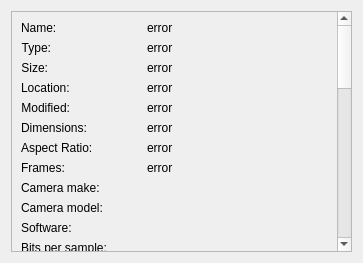
<?xml version="1.0" encoding="UTF-8"?>
<ui version="4.0">
 <class>QVInfoDialog</class>
 <widget class="QDialog" name="QVInfoDialog">
  <property name="geometry">
   <rect>
    <x>0</x>
    <y>0</y>
    <width>363</width>
    <height>263</height>
   </rect>
  </property>
  <property name="sizePolicy">
   <sizepolicy hsizetype="Preferred" vsizetype="Preferred">
    <horstretch>0</horstretch>
    <verstretch>0</verstretch>
   </sizepolicy>
  </property>
  <property name="maximumSize">
   <size>
    <width>500</width>
    <height>600</height>
   </size>
  </property>
  <property name="windowTitle">
   <string>File Info</string>
  </property>
  <layout class="QVBoxLayout" name="verticalLayout">
   <item>
    <widget class="QScrollArea" name="scrollArea">
     <property name="sizePolicy">
      <sizepolicy hsizetype="Expanding" vsizetype="Expanding">
       <horstretch>0</horstretch>
       <verstretch>0</verstretch>
      </sizepolicy>
     </property>
     <property name="maximumSize">
      <size>
       <width>500</width>
       <height>16777215</height>
      </size>
     </property>
     <property name="horizontalScrollBarPolicy">
      <enum>Qt::ScrollBarPolicy::ScrollBarAsNeeded</enum>
     </property>
     <property name="sizeAdjustPolicy">
      <enum>QAbstractScrollArea::SizeAdjustPolicy::AdjustToContents</enum>
     </property>
     <property name="widgetResizable">
      <bool>true</bool>
     </property>
     <property name="alignment">
      <set>Qt::AlignmentFlag::AlignLeading|Qt::AlignmentFlag::AlignLeft|Qt::AlignmentFlag::AlignVCenter</set>
     </property>
     <widget class="QWidget" name="scrollAreaWidgetContents">
      <property name="geometry">
       <rect>
        <x>0</x>
        <y>0</y>
        <width>337</width>
        <height>982</height>
       </rect>
      </property>
      <property name="maximumSize">
       <size>
        <width>16777215</width>
        <height>16777215</height>
       </size>
      </property>
      <layout class="QFormLayout" name="formLayout">
       <property name="sizeConstraint">
        <enum>QLayout::SizeConstraint::SetDefaultConstraint</enum>
       </property>
       <property name="rowWrapPolicy">
        <enum>QFormLayout::RowWrapPolicy::DontWrapRows</enum>
       </property>
       <property name="rightMargin">
        <number>20</number>
       </property>
       <item row="0" column="0">
        <widget class="QLabel" name="label">
         <property name="text">
          <string>Name:</string>
         </property>
        </widget>
       </item>
       <item row="0" column="1">
        <widget class="QLabel" name="nameLabel">
         <property name="cursor">
          <cursorShape>IBeamCursor</cursorShape>
         </property>
         <property name="text">
          <string>error</string>
         </property>
         <property name="textInteractionFlags">
          <set>Qt::TextInteractionFlag::TextSelectableByMouse</set>
         </property>
        </widget>
       </item>
       <item row="1" column="0">
        <widget class="QLabel" name="label1">
         <property name="sizePolicy">
          <sizepolicy hsizetype="Preferred" vsizetype="Maximum">
           <horstretch>0</horstretch>
           <verstretch>0</verstretch>
          </sizepolicy>
         </property>
         <property name="text">
          <string>Type:</string>
         </property>
         <property name="alignment">
          <set>Qt::AlignmentFlag::AlignRight|Qt::AlignmentFlag::AlignTrailing|Qt::AlignmentFlag::AlignVCenter</set>
         </property>
        </widget>
       </item>
       <item row="1" column="1">
        <widget class="QLabel" name="typeLabel">
         <property name="cursor">
          <cursorShape>IBeamCursor</cursorShape>
         </property>
         <property name="text">
          <string>error</string>
         </property>
         <property name="textInteractionFlags">
          <set>Qt::TextInteractionFlag::TextSelectableByMouse</set>
         </property>
        </widget>
       </item>
       <item row="2" column="0">
        <widget class="QLabel" name="label2">
         <property name="sizePolicy">
          <sizepolicy hsizetype="Preferred" vsizetype="Maximum">
           <horstretch>0</horstretch>
           <verstretch>0</verstretch>
          </sizepolicy>
         </property>
         <property name="text">
          <string>Size:</string>
         </property>
         <property name="alignment">
          <set>Qt::AlignmentFlag::AlignRight|Qt::AlignmentFlag::AlignTrailing|Qt::AlignmentFlag::AlignVCenter</set>
         </property>
        </widget>
       </item>
       <item row="2" column="1">
        <widget class="QLabel" name="sizeLabel">
         <property name="cursor">
          <cursorShape>IBeamCursor</cursorShape>
         </property>
         <property name="text">
          <string>error</string>
         </property>
         <property name="textInteractionFlags">
          <set>Qt::TextInteractionFlag::TextSelectableByMouse</set>
         </property>
        </widget>
       </item>
       <item row="3" column="0">
        <widget class="QLabel" name="label6">
         <property name="text">
          <string>Location:</string>
         </property>
        </widget>
       </item>
       <item row="3" column="1">
        <widget class="QLabel" name="locationLabel">
         <property name="cursor">
          <cursorShape>IBeamCursor</cursorShape>
         </property>
         <property name="text">
          <string>error</string>
         </property>
         <property name="textInteractionFlags">
          <set>Qt::TextInteractionFlag::TextSelectableByMouse</set>
         </property>
        </widget>
       </item>
       <item row="4" column="0">
        <widget class="QLabel" name="label3">
         <property name="sizePolicy">
          <sizepolicy hsizetype="Preferred" vsizetype="Maximum">
           <horstretch>0</horstretch>
           <verstretch>0</verstretch>
          </sizepolicy>
         </property>
         <property name="text">
          <string>Modified:</string>
         </property>
         <property name="alignment">
          <set>Qt::AlignmentFlag::AlignRight|Qt::AlignmentFlag::AlignTrailing|Qt::AlignmentFlag::AlignVCenter</set>
         </property>
        </widget>
       </item>
       <item row="4" column="1">
        <widget class="QLabel" name="modifiedLabel">
         <property name="cursor">
          <cursorShape>IBeamCursor</cursorShape>
         </property>
         <property name="text">
          <string>error</string>
         </property>
         <property name="textInteractionFlags">
          <set>Qt::TextInteractionFlag::TextSelectableByMouse</set>
         </property>
        </widget>
       </item>
       <item row="5" column="0">
        <widget class="QLabel" name="label4">
         <property name="text">
          <string>Dimensions:</string>
         </property>
        </widget>
       </item>
       <item row="5" column="1">
        <widget class="QLabel" name="dimensionsLabel">
         <property name="cursor">
          <cursorShape>IBeamCursor</cursorShape>
         </property>
         <property name="text">
          <string>error</string>
         </property>
         <property name="textInteractionFlags">
          <set>Qt::TextInteractionFlag::TextSelectableByMouse</set>
         </property>
        </widget>
       </item>
       <item row="6" column="0">
        <widget class="QLabel" name="label5">
         <property name="text">
          <string>Aspect Ratio:</string>
         </property>
        </widget>
       </item>
       <item row="6" column="1">
        <widget class="QLabel" name="ratioLabel">
         <property name="cursor">
          <cursorShape>IBeamCursor</cursorShape>
         </property>
         <property name="text">
          <string>error</string>
         </property>
         <property name="textInteractionFlags">
          <set>Qt::TextInteractionFlag::TextSelectableByMouse</set>
         </property>
        </widget>
       </item>
       <item row="7" column="0">
        <widget class="QLabel" name="framesLabel2">
         <property name="text">
          <string>Frames:</string>
         </property>
        </widget>
       </item>
       <item row="7" column="1">
        <widget class="QLabel" name="framesLabel">
         <property name="cursor">
          <cursorShape>IBeamCursor</cursorShape>
         </property>
         <property name="text">
          <string>error</string>
         </property>
         <property name="textInteractionFlags">
          <set>Qt::TextInteractionFlag::TextSelectableByMouse</set>
         </property>
        </widget>
       </item>
       <item row="8" column="0">
        <widget class="QLabel" name="label_5">
         <property name="text">
          <string>Camera make:</string>
         </property>
        </widget>
       </item>
       <item row="8" column="1">
        <widget class="QLabel" name="label_camera_make">
         <property name="text">
          <string/>
         </property>
        </widget>
       </item>
       <item row="9" column="0">
        <widget class="QLabel" name="label_6">
         <property name="text">
          <string>Camera model:</string>
         </property>
        </widget>
       </item>
       <item row="9" column="1">
        <widget class="QLabel" name="label_camera_model">
         <property name="text">
          <string/>
         </property>
        </widget>
       </item>
       <item row="10" column="0">
        <widget class="QLabel" name="label_7">
         <property name="text">
          <string>Software:</string>
         </property>
        </widget>
       </item>
       <item row="10" column="1">
        <widget class="QLabel" name="label_software">
         <property name="text">
          <string/>
         </property>
        </widget>
       </item>
       <item row="11" column="0">
        <widget class="QLabel" name="label_8">
         <property name="text">
          <string>Bits per sample:</string>
         </property>
        </widget>
       </item>
       <item row="11" column="1">
        <widget class="QLabel" name="label_bits_per_sample">
         <property name="text">
          <string/>
         </property>
        </widget>
       </item>
       <item row="12" column="0">
        <widget class="QLabel" name="label_9">
         <property name="text">
          <string>Image description:</string>
         </property>
        </widget>
       </item>
       <item row="12" column="1">
        <widget class="QLabel" name="label_description">
         <property name="text">
          <string/>
         </property>
        </widget>
       </item>
       <item row="13" column="0">
        <widget class="QLabel" name="label_10">
         <property name="text">
          <string>Image copyright:</string>
         </property>
        </widget>
       </item>
       <item row="13" column="1">
        <widget class="QLabel" name="label_copyright">
         <property name="text">
          <string/>
         </property>
        </widget>
       </item>
       <item row="14" column="0">
        <widget class="QLabel" name="label_11">
         <property name="text">
          <string>Image date/time:</string>
         </property>
        </widget>
       </item>
       <item row="14" column="1">
        <widget class="QLabel" name="l_image_time">
         <property name="text">
          <string/>
         </property>
        </widget>
       </item>
       <item row="15" column="0">
        <widget class="QLabel" name="label_12">
         <property name="text">
          <string>Original date/time:</string>
         </property>
        </widget>
       </item>
       <item row="15" column="1">
        <widget class="QLabel" name="label_original_time">
         <property name="text">
          <string/>
         </property>
        </widget>
       </item>
       <item row="16" column="0">
        <widget class="QLabel" name="label_13">
         <property name="text">
          <string>Digitize date/time:</string>
         </property>
        </widget>
       </item>
       <item row="16" column="1">
        <widget class="QLabel" name="label_digitize_time">
         <property name="text">
          <string/>
         </property>
        </widget>
       </item>
       <item row="17" column="0">
        <widget class="QLabel" name="label_14">
         <property name="text">
          <string>Subsecond time:</string>
         </property>
        </widget>
       </item>
       <item row="17" column="1">
        <widget class="QLabel" name="l_subsecond_time">
         <property name="text">
          <string/>
         </property>
        </widget>
       </item>
       <item row="18" column="0">
        <widget class="QLabel" name="label_15">
         <property name="text">
          <string>Exposure time:</string>
         </property>
        </widget>
       </item>
       <item row="18" column="1">
        <widget class="QLabel" name="label_exposure_time">
         <property name="text">
          <string/>
         </property>
        </widget>
       </item>
       <item row="19" column="0">
        <widget class="QLabel" name="label_16">
         <property name="text">
          <string>F-stop:</string>
         </property>
        </widget>
       </item>
       <item row="19" column="1">
        <widget class="QLabel" name="label_F_stop">
         <property name="text">
          <string/>
         </property>
        </widget>
       </item>
       <item row="20" column="0">
        <widget class="QLabel" name="label_17">
         <property name="text">
          <string>Exposure program:</string>
         </property>
        </widget>
       </item>
       <item row="20" column="1">
        <widget class="QLabel" name="label_exposure_program">
         <property name="text">
          <string/>
         </property>
        </widget>
       </item>
       <item row="21" column="0">
        <widget class="QLabel" name="label_18">
         <property name="text">
          <string>ISO speed:</string>
         </property>
        </widget>
       </item>
       <item row="21" column="1">
        <widget class="QLabel" name="label_ISO">
         <property name="text">
          <string/>
         </property>
        </widget>
       </item>
       <item row="22" column="0">
        <widget class="QLabel" name="label_19">
         <property name="text">
          <string>Subject distance:</string>
         </property>
        </widget>
       </item>
       <item row="22" column="1">
        <widget class="QLabel" name="label_subject_distance">
         <property name="text">
          <string/>
         </property>
        </widget>
       </item>
       <item row="23" column="0">
        <widget class="QLabel" name="label_20">
         <property name="text">
          <string>Exposure bias:</string>
         </property>
        </widget>
       </item>
       <item row="23" column="1">
        <widget class="QLabel" name="label_exposure_bias">
         <property name="text">
          <string/>
         </property>
        </widget>
       </item>
       <item row="24" column="0">
        <widget class="QLabel" name="label_21">
         <property name="text">
          <string>Flash used:</string>
         </property>
        </widget>
       </item>
       <item row="24" column="1">
        <widget class="QLabel" name="label_flash_used">
         <property name="text">
          <string/>
         </property>
        </widget>
       </item>
       <item row="25" column="0">
        <widget class="QLabel" name="label_22">
         <property name="text">
          <string>Flash returned light:</string>
         </property>
        </widget>
       </item>
       <item row="25" column="1">
        <widget class="QLabel" name="label_flash_returned_light">
         <property name="text">
          <string/>
         </property>
        </widget>
       </item>
       <item row="26" column="0">
        <widget class="QLabel" name="label_23">
         <property name="text">
          <string>Flash mode:</string>
         </property>
        </widget>
       </item>
       <item row="26" column="1">
        <widget class="QLabel" name="label_flash_mode">
         <property name="text">
          <string/>
         </property>
        </widget>
       </item>
       <item row="27" column="0">
        <widget class="QLabel" name="label_24">
         <property name="text">
          <string>Metering mode:</string>
         </property>
        </widget>
       </item>
       <item row="27" column="1">
        <widget class="QLabel" name="l_metering_mode">
         <property name="text">
          <string/>
         </property>
        </widget>
       </item>
       <item row="28" column="0">
        <widget class="QLabel" name="label_25">
         <property name="text">
          <string>Lens focal length:</string>
         </property>
        </widget>
       </item>
       <item row="28" column="1">
        <widget class="QLabel" name="l_lens_focal_length">
         <property name="text">
          <string/>
         </property>
        </widget>
       </item>
       <item row="29" column="0">
        <widget class="QLabel" name="label_26">
         <property name="text">
          <string>35mm focal length:</string>
         </property>
        </widget>
       </item>
       <item row="29" column="1">
        <widget class="QLabel" name="l_35mm_focal_length">
         <property name="text">
          <string/>
         </property>
        </widget>
       </item>
       <item row="30" column="0">
        <widget class="QLabel" name="label_27">
         <property name="text">
          <string>GPS Latitude:</string>
         </property>
        </widget>
       </item>
       <item row="30" column="1">
        <widget class="QLabel" name="label_gps_latitude">
         <property name="text">
          <string/>
         </property>
        </widget>
       </item>
       <item row="31" column="0">
        <widget class="QLabel" name="label_28">
         <property name="text">
          <string>GPS Longitude:</string>
         </property>
        </widget>
       </item>
       <item row="31" column="1">
        <widget class="QLabel" name="label_gps_longtitude">
         <property name="text">
          <string/>
         </property>
        </widget>
       </item>
       <item row="32" column="0">
        <widget class="QLabel" name="label_29">
         <property name="text">
          <string>GPS Altitude:</string>
         </property>
        </widget>
       </item>
       <item row="32" column="1">
        <widget class="QLabel" name="label_gps_altitude">
         <property name="text">
          <string/>
         </property>
        </widget>
       </item>
       <item row="33" column="0">
        <widget class="QLabel" name="label_30">
         <property name="text">
          <string>GPS Precision (DOP):</string>
         </property>
        </widget>
       </item>
       <item row="33" column="1">
        <widget class="QLabel" name="label_gps_precision">
         <property name="text">
          <string/>
         </property>
        </widget>
       </item>
       <item row="34" column="0">
        <widget class="QLabel" name="label_31">
         <property name="text">
          <string>Lens min focal length:</string>
         </property>
        </widget>
       </item>
       <item row="34" column="1">
        <widget class="QLabel" name="l_lens_min_focal_length">
         <property name="text">
          <string/>
         </property>
        </widget>
       </item>
       <item row="35" column="0">
        <widget class="QLabel" name="label_32">
         <property name="text">
          <string>Lens max focal length:</string>
         </property>
        </widget>
       </item>
       <item row="35" column="1">
        <widget class="QLabel" name="l_lens_max_focal_length">
         <property name="text">
          <string/>
         </property>
        </widget>
       </item>
       <item row="36" column="0">
        <widget class="QLabel" name="label_33">
         <property name="text">
          <string>Lens f-stop min:</string>
         </property>
        </widget>
       </item>
       <item row="36" column="1">
        <widget class="QLabel" name="l_lens_F_min">
         <property name="text">
          <string/>
         </property>
        </widget>
       </item>
       <item row="37" column="0">
        <widget class="QLabel" name="label_34">
         <property name="text">
          <string>Lens f-stop max:</string>
         </property>
        </widget>
       </item>
       <item row="37" column="1">
        <widget class="QLabel" name="l_lens_F_max">
         <property name="text">
          <string/>
         </property>
        </widget>
       </item>
       <item row="38" column="0">
        <widget class="QLabel" name="label_35">
         <property name="text">
          <string>Lens make:</string>
         </property>
        </widget>
       </item>
       <item row="38" column="1">
        <widget class="QLabel" name="l_lens_make">
         <property name="text">
          <string/>
         </property>
        </widget>
       </item>
       <item row="39" column="0">
        <widget class="QLabel" name="label_36">
         <property name="text">
          <string>Lens model:</string>
         </property>
        </widget>
       </item>
       <item row="39" column="1">
        <widget class="QLabel" name="l_lens_model">
         <property name="text">
          <string/>
         </property>
        </widget>
       </item>
      </layout>
     </widget>
    </widget>
   </item>
  </layout>
  <action name="actionRefresh">
   <property name="text">
    <string>Refresh</string>
   </property>
  </action>
 </widget>
 <resources/>
 <connections/>
</ui>
